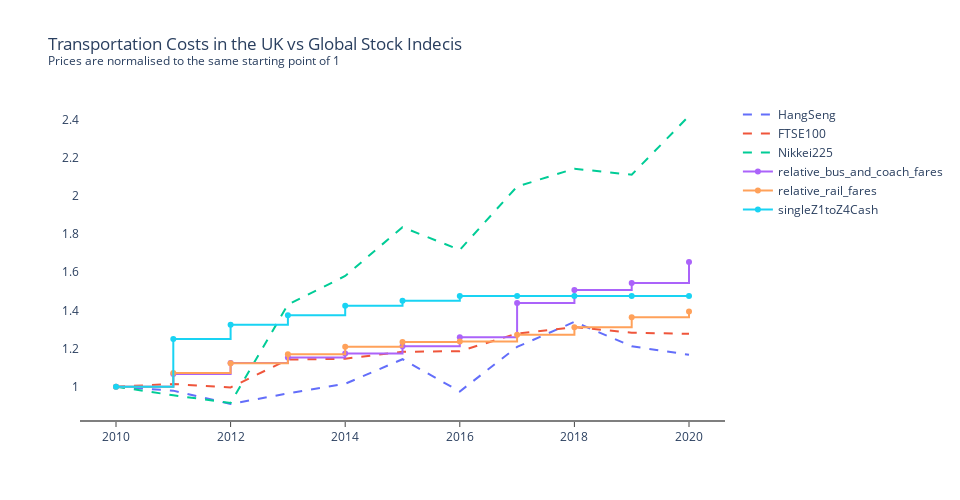

The notebook cell this image was saved under:
### Code cell
selected_stocks = indices_keys[:3]
selected_fares = transportation_keys[:3]
comparison_plot(selected_fares, selected_stocks, 2010, 2020)

### Figure 1 — Plotly figure (JSON) as saved in the notebook; plotly's stock layout.template omitted (floating-point values rounded to 4 significant figures)
{"data": [{"line": {"dash": "dash"}, "mode": "lines", "name": "HangSeng", "type": "scatter", "x": [2010, 2011, 2012, 2013, 2014, 2015, 2016, 2017, 2018, 2019, 2020], "y": [1.0, 0.9792, 0.9092, 0.9649, 1.015, 1.144, 0.975, 1.209, 1.34, 1.212, 1.168]}, {"line": {"dash": "dash"}, "mode": "lines", "name": "FTSE100", "type": "scatter", "x": [2010, 2011, 2012, 2013, 2014, 2015, 2016, 2017, 2018, 2019, 2020], "y": [1.0, 1.014, 0.9959, 1.142, 1.147, 1.183, 1.186, 1.278, 1.313, 1.283, 1.277]}, {"line": {"dash": "dash"}, "mode": "lines", "name": "Nikkei225", "type": "scatter", "x": [2010, 2011, 2012, 2013, 2014, 2015, 2016, 2017, 2018, 2019, 2020], "y": [1.0, 0.9547, 0.9146, 1.431, 1.581, 1.837, 1.717, 2.05, 2.143, 2.112, 2.42]}, {"line": {"shape": "hv"}, "mode": "lines+markers", "name": "relative_bus_and_coach_fares", "type": "scatter", "x": [2010, 2011, 2012, 2013, 2014, 2015, 2016, 2017, 2018, 2019, 2020], "y": [1.0, 1.067, 1.124, 1.153, 1.173, 1.212, 1.259, 1.439, 1.507, 1.544, 1.654]}, {"line": {"shape": "hv"}, "mode": "lines+markers", "name": "relative_rail_fares", "type": "scatter", "x": [2010, 2011, 2012, 2013, 2014, 2015, 2016, 2017, 2018, 2019, 2020], "y": [1.0, 1.071, 1.123, 1.17, 1.209, 1.234, 1.237, 1.272, 1.311, 1.364, 1.395]}, {"line": {"shape": "hv"}, "mode": "lines+markers", "name": "singleZ1toZ4Cash", "type": "scatter", "x": [2010, 2011, 2012, 2013, 2014, 2015, 2016, 2017, 2018, 2019, 2020], "y": [1.0, 1.25, 1.325, 1.375, 1.425, 1.45, 1.475, 1.475, 1.475, 1.475, 1.475]}], "layout": {"height": 500, "plot_bgcolor": "white", "showlegend": true, "title": {"text": "Transportation Costs in the UK vs Global Stock Indecis<br><sup>Prices are normalised to the same starting point of 1</sup>"}, "width": 960, "xaxis": {"linecolor": "#7f7f7f", "linewidth": 2, "showgrid": false, "ticks": "outside"}}}
